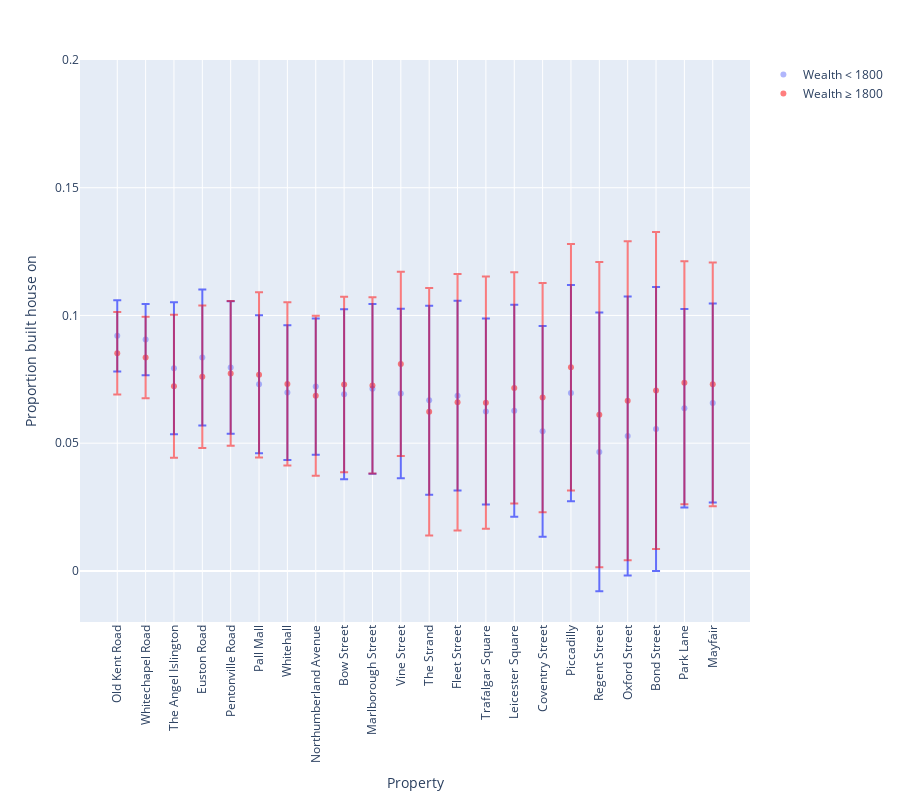

Notebook cell for this chart:
### Code cell
plot_action_proportions_onevar(df_build_house, 'Proportion built house on (low wealth)', 'Proportion built house on (high wealth)',
                        'Error (low wealth)', 'Error (high wealth)', 'Wealth < 1800', 'Wealth ≥ 1800', 'Proportion built house on', 
                        max_idx=21, ymin=-0.02, ymax=0.2)

### Figure 1 — Plotly figure (JSON) as saved in the notebook; plotly's stock layout.template omitted (floating-point values rounded to 4 significant figures)
{"data": [{"error_y": {"array": [0.01396, 0.01393, 0.02585, 0.02662, 0.02598, 0.02698, 0.02638, 0.0267, 0.0333, 0.03322, 0.03318, 0.03701, 0.03713, 0.03641, 0.04148, 0.04122, 0.04233, 0.05456, 0.05461, 0.05559, 0.03888, 0.03893]}, "hovertemplate": "Property=%{x}<br>Proportion built house on (low wealth)=%{y}<extra></extra>", "legendgroup": "", "marker": {"color": "#636efa", "opacity": 0.5, "symbol": "circle"}, "mode": "markers", "name": "Wealth < 1800", "orientation": "v", "showlegend": true, "type": "scatter", "x": ["Old Kent Road", "Whitechapel Road", "The Angel Islington", "Euston Road", "Pentonville Road", "Pall Mall", "Whitehall", "Northumberland Avenue", "Bow Street", "Marlborough Street", "Vine Street", "The Strand", "Fleet Street", "Trafalgar Square", "Leicester Square", "Coventry Street", "Piccadilly", "Regent Street", "Oxford Street", "Bond Street", "Park Lane", "Mayfair"], "xaxis": "x", "y": [0.09204, 0.09055, 0.07936, 0.08355, 0.07962, 0.07309, 0.06983, 0.07214, 0.06917, 0.07128, 0.06947, 0.06681, 0.06858, 0.06243, 0.06267, 0.05464, 0.06964, 0.04657, 0.05285, 0.05551, 0.06368, 0.06571], "yaxis": "y"}, {"error_y": {"array": [0.01613, 0.01596, 0.028, 0.02791, 0.0283, 0.03236, 0.03195, 0.03133, 0.03433, 0.03445, 0.03604, 0.04844, 0.05018, 0.04938, 0.04528, 0.04485, 0.04824, 0.05975, 0.06242, 0.06201, 0.04755, 0.04772]}, "hovertemplate": "Property=%{x}<br>Proportion built house on (high wealth)=%{y}<extra></extra>", "legendgroup": "", "marker": {"color": "red", "symbol": "circle"}, "mode": "markers", "name": "Wealth ≥ 1800", "opacity": 0.5, "orientation": "v", "showlegend": true, "type": "scatter", "x": ["Old Kent Road", "Whitechapel Road", "The Angel Islington", "Euston Road", "Pentonville Road", "Pall Mall", "Whitehall", "Northumberland Avenue", "Bow Street", "Marlborough Street", "Vine Street", "The Strand", "Fleet Street", "Trafalgar Square", "Leicester Square", "Coventry Street", "Piccadilly", "Regent Street", "Oxford Street", "Bond Street", "Park Lane", "Mayfair"], "xaxis": "x", "y": [0.08518, 0.08354, 0.07232, 0.07602, 0.07732, 0.07676, 0.07318, 0.06858, 0.07299, 0.07263, 0.08103, 0.06226, 0.06604, 0.06584, 0.07162, 0.06784, 0.07971, 0.06117, 0.0666, 0.07061, 0.07365, 0.07302], "yaxis": "y"}], "layout": {"height": 800, "legend": {"tracegroupgap": 0}, "margin": {"t": 60}, "xaxis": {"anchor": "y", "domain": [0, 1], "tickangle": -90, "title": {"text": "Property"}}, "yaxis": {"anchor": "x", "domain": [0, 1], "range": [-0.02, 0.2], "title": {"text": "Proportion built house on"}}}}
